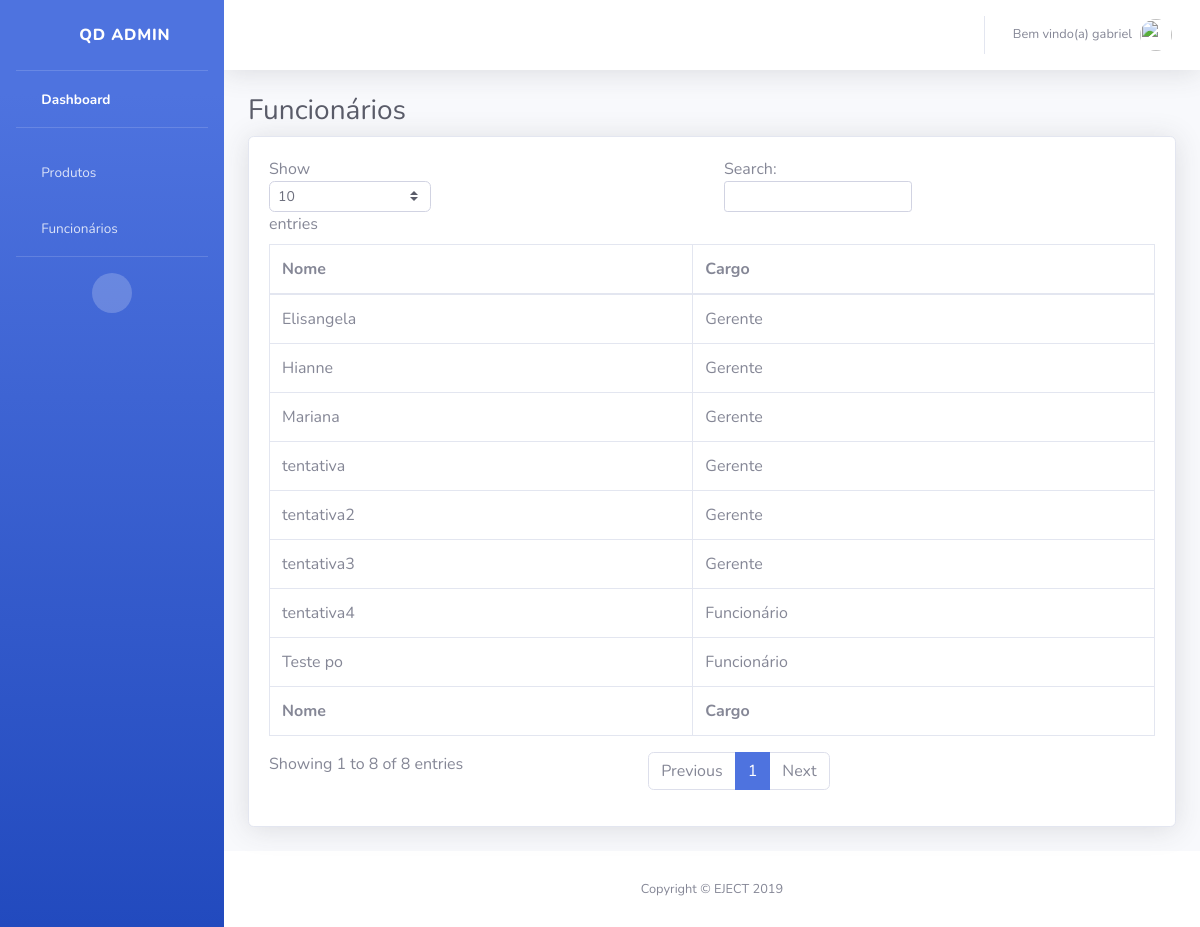
Page /usuarios/ (signed in) on the committed database.
### user/models.py (models this page shows, shortened)
class Employee(models.Model):
    user = models.OneToOneField(User, on_delete=models.CASCADE)
    office = models.CharField('Posto de trabalho', max_length=50)
    class Meta:
        permissions = (('superadmin', 'Super Admin'), )

### user/views.py (the view)
# urls.py: path('', user_list, name='user_list'),
@login_required
@permission_required('user.view_employee')
def user_list(request):
    if request.user.has_perm('user.superadmin'):
        employees = Employee.objects.all().prefetch_related('user')
    else:
        employees = Employee.objects.filter(
            office='Funcionário').prefetch_related('user')
    return render(request, 'user/user_list.html', {'employees': employees})

### user/templates/user/user_list.html (shortened to what this page needs)
{% extends 'base.html' %}
{% load static %}
{% block content %}
<h1 class="h3 mb-2 text-gray-800">Funcionários</h1>
<div class="card shadow mb-4">
  <div class="card-body">
    <div class="table-responsive">
      <table class="table table-bordered" id="dataTable" width="100%" cellspacing="0">
        <thead>
          <tr>
            <th>Nome</th>
            <th>Cargo</th>
          </tr>
        </thead>
        <tfoot>
          <tr>
            <th>Nome</th>
            <th>Cargo</th>
          </tr>
        </tfoot>
        <tbody>
          {% for employee in employees %}
          <tr>
            <td>{{ employee.user }}</td>
            <td>{{ employee.office }}</td>
          </tr>
          {% endfor %}
        </tbody>
      </table>
    </div>
  </div>
</div>
{% endblock %}

### templates/base.html (shortened to what this page needs)
{% load static %}
<!DOCTYPE html>
<html lang="en">
<head>
  <link href="{% static 'vendor/fontawesome-free/css/all.min.css' %}" rel="stylesheet" type="text/css">
  <link href="{% static 'css/sb-admin-2.min.css' %}" rel="stylesheet">
</head>
<body id="page-top">
  <div id="wrapper">
    <ul class="navbar-nav bg-gradient-primary sidebar sidebar-dark accordion" id="accordionSidebar">
      <a class="sidebar-brand d-flex align-items-center justify-content-center" href="{% url 'home' %}">
        <div class="sidebar-brand-icon rotate-n-15">
          <i class="fas fa-seedling"></i>
        </div>
        <div class="sidebar-brand-text mx-3">QD Admin</div>
      </a>
      <hr class="sidebar-divider my-0">
      <li class="nav-item active">
        <a class="nav-link" href="{% url 'home' %}">
          <i class="fas fa-fw fa-tachometer-alt"></i>
          <span>Dashboard</span></a>
      </li>
      <hr class="sidebar-divider">
      {% if perms.stock.view_product %}
      <li class="nav-item">
        <a class="nav-link collapsed" href="#" data-toggle="collapse" data-target="#collapseTwo" aria-expanded="true" aria-controls="collapseTwo">
          <i class="fas fa-fw fa-shopping-basket"></i>
          <span>Produtos</span>
        </a>
      </li>
      {% endif %}
      {% if perms.user.view_employee %}
      <li class="nav-item">
        <a class="nav-link collapsed" href="#" data-toggle="collapse" data-target="#collapseThree" aria-expanded="true" aria-controls="collapseThree">
          <i class="fas fa-fw fa-user"></i>
          <span>Funcionários</span>
        </a>
      </li>
      {% endif %}
      <hr class="sidebar-divider d-none d-md-block">
      <div class="text-center d-none d-md-inline">
        <button class="rounded-circle border-0" id="sidebarToggle"></button>
      </div>
    </ul>
    <div id="content-wrapper" class="d-flex flex-column">
      <div id="content">
        <nav class="navbar navbar-expand navbar-light bg-white topbar mb-4 static-top shadow">
          <ul class="navbar-nav ml-auto">
            <li class="nav-item dropdown no-arrow">
              <a class="nav-link dropdown-toggle" href="#" id="userDropdown" role="button" data-toggle="dropdown" aria-haspopup="true" aria-expanded="false">
                <span class="mr-2 d-none d-lg-inline text-gray-600 small">Bem vindo(a) {{ user.username }}</span>
                <img class="img-profile rounded-circle" src="{% static 'img/200.jpeg' %}">
              </a>
            </li>
          </ul>
        </nav>
        <div class="container-fluid">
        {% block content %}{% endblock %}
        </div>
      </div>
      <footer class="sticky-footer bg-white">
        <div class="container my-auto">
          <div class="copyright text-center my-auto">
            <span>Copyright &copy; EJECT 2019</span>
          </div>
        </div>
      </footer>
    </div>
  </div>
</body>
</html>

### rows in the picture
Employee: user "Hianne", office "Gerente"
Employee: user "Mariana", office "Gerente"
Employee: user "Elisangela", office "Gerente"
Employee: user "tentativa", office "Gerente"
Employee: user "tentativa2", office "Gerente"
Employee: user "tentativa3", office "Gerente"
Employee: user "tentativa4", office "Funcionário"
Employee: user "Teste po", office "Funcionário"

### other values in the picture
{{ user.username }} "gabriel"
